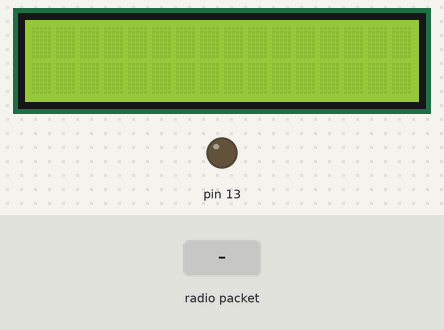
The sketch below on a simulated Arduino Uno, built with avr-gcc and run on an emulated ATmega328P. On the bench: 16×2 character LCD, output pins drawn as LEDs (lit = HIGH). The test bench sets the inputs (shaded band). No radio packets arrive unless stated; what the sketch prints to the serial monitor is not drawn.

Above: at 1.3 s.
1.4 s: radio packet "1" arrives
At 1.7 s:
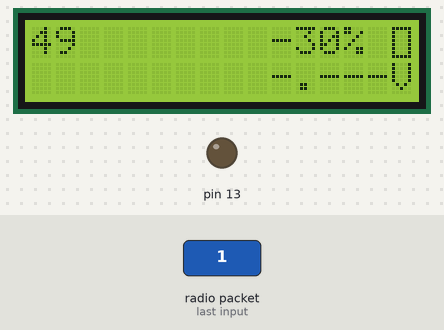
2.9 s: radio packet "0" arrives
At 4.0 s:
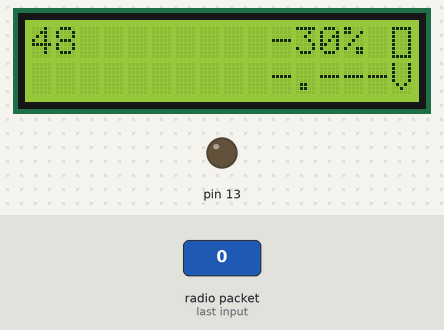
4.4 s: radio packet "2" arrives
At 5.2 s:
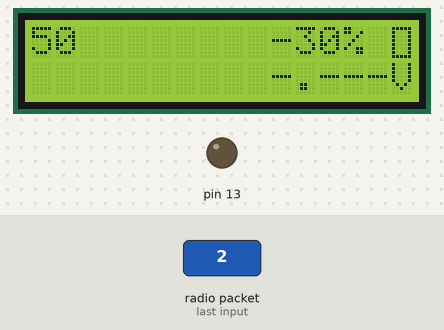
Timing chart, 0 to 7.4 s (numbered marks = the images above; inputs shaded):
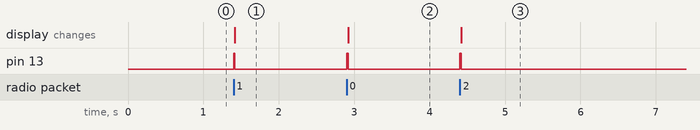

Measured:
- after the input at 1.4 s, pin 13: LOW → HIGH at once, → LOW 0.02 s later; the display: changes at once (image 1)
- after the input at 2.9 s, pin 13: LOW → HIGH at once, → LOW 0.02 s later; the display: changes at once (image 2)
- after the input at 4.4 s, pin 13: LOW → HIGH at once, → LOW 0.02 s later; the display: changes at once (image 3)

The sketch:

water_tank_receiver.ino
```cpp
#include <RH_ASK.h>
#include <SPI.h> // Not actualy used but needed to compile
#include <Wire.h>
#include <LiquidCrystal_I2C.h>


/*
 * Wiring for RF receiver module (XY-MK-5V):
 * - RF GND -> Arduino GND
 * - RF VCC -> Arduino 5V
 * - RF Data -> Arduino Digital Pin 11
 *
 * Wiring for LCD display:
 * - 5V -> VCC
 * - GND -> GND
 * - A4 -> SDA
 * - A5 -> SCL
 */
long EMPTY_TANK_VALUE = 500;
long FULL_TANK_VALUE = 2000;

RH_ASK driver(2000);
LiquidCrystal_I2C lcd(0x27, 16, 2);
long latestVCC = -1;

byte mark100[8] = {
  B11111,
  B11111,
  B11111,
  B11111,
  B11111,
  B11111,
  B11111,
  B11111
};

byte mark84[8] = {
  B11111,
  B10001,
  B11111,
  B11111,
  B11111,
  B11111,
  B11111,
  B11111
};

byte mark68[8] = {
  B11111,
  B10001,
  B10001,
  B11111,
  B11111,
  B11111,
  B11111,
  B11111
};

byte mark52[8] = {
  B11111,
  B10001,
  B10001,
  B10001,
  B11111,
  B11111,
  B11111,
  B11111
};

byte mark36[8] = {
  B11111,
  B10001,
  B10001,
  B10001,
  B10001,
  B11111,
  B11111,
  B11111
};

byte mark20[8] = {
  B11111,
  B10001,
  B10001,
  B10001,
  B10001,
  B10001,
  B11111,
  B11111
};

byte mark4[8] = {
  B11111,
  B10001,
  B10001,
  B10001,
  B10001,
  B10001,
  B10001,
  B11111
};

void setup()
{
    pinMode(13, OUTPUT);
    Serial.begin(9600); // Debugging only
    if (!driver.init())
         Serial.println("init failed");
    lcd.begin();
    lcd.createChar(0, mark100);
    lcd.createChar(1, mark84);
    lcd.createChar(2, mark68);
    lcd.createChar(3, mark52);
    lcd.createChar(4, mark36);
    lcd.createChar(5, mark20);
    lcd.createChar(6, mark4);
}

void loop()
{
    uint8_t buf[RH_ASK_MAX_MESSAGE_LEN];
    uint8_t buflen = sizeof(buf);
    if (driver.recv(buf, &buflen)) // Non-blocking
    {
        turnLedOn();
        long* values = (long*)buf;
        long value1 = values[0];
        long vcc = -1;
        if(buflen == 8) {
          vcc = values[1];
          latestVCC = vcc;
        }

        char message[50];
        sprintf(message, "Val1: %ld VCC: %ld", value1, vcc);
        printWithMillis(message);

        showOnLCD(value1, latestVCC);

        turnLedOff();
    }
}

void turnLedOn()
{
    digitalWrite(13, HIGH);
}

void turnLedOff()
{
    digitalWrite(13, LOW);
}

void printWithMillis(char* message)
{
    Serial.print(millis());
    Serial.print(": ");
    Serial.println(message);
}

void showOnLCD(long value1, long vcc)
{
    int percentage = min((float)(value1 - EMPTY_TANK_VALUE) / (FULL_TANK_VALUE - EMPTY_TANK_VALUE) * 100, 100);
    char percentageStr[5];
    sprintf(percentageStr, "%3d%%", percentage);

    lcd.clear();
    lcd.print(value1);
    lcd.setCursor(10,0);
    lcd.print(percentageStr);
    lcd.setCursor(15,0);

    if(percentage > 84)
      lcd.write(byte(0));
    else if(percentage > 68)
      lcd.write(byte(1));
    else if(percentage > 52)
      lcd.write(byte(2));
    else if(percentage > 36)
      lcd.write(byte(3));
    else if(percentage > 20)
      lcd.write(byte(4));
    else if(percentage > 4)
      lcd.write(byte(5));
    else
      lcd.write(byte(6));

    lcd.setCursor(10,1);
    if(vcc != -1) {
      int voltage1 = vcc / 1000;
      int voltage2 = (((float)vcc / 1000) - voltage1) * 1000;
      char voltageStr[7];
      sprintf(voltageStr, "%d.%dV", voltage1, voltage2);
      lcd.print(voltageStr);
    } else {
      lcd.print("-.---V");
    }
}
```
